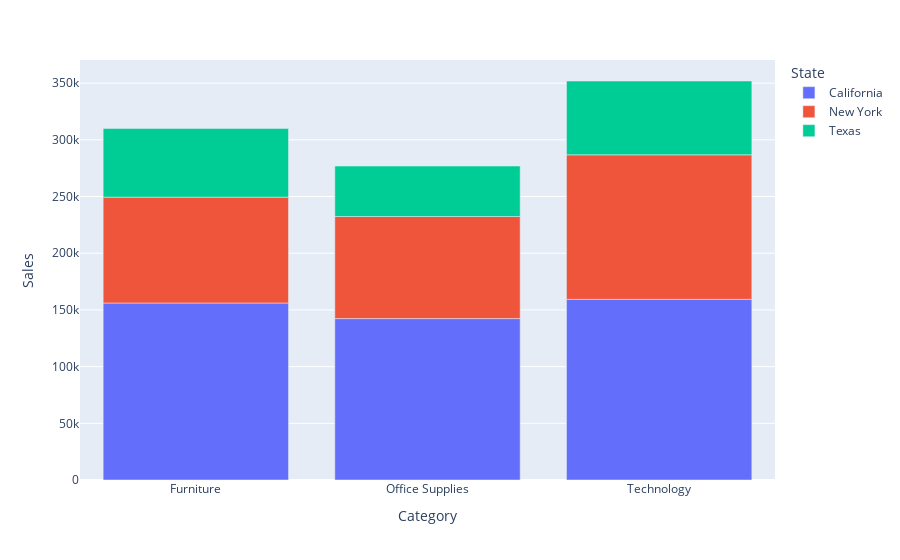

Here is the notebook cell this chart was saved with:
### Code cell


### Figure 1 — Plotly figure (JSON) as saved in the notebook; plotly's stock layout.template omitted (floating-point values rounded to 4 significant figures)
{"data": [{"alignmentgroup": "True", "hovertemplate": "State=California<br>Category=%{x}<br>Sales=%{y}<extra></extra>", "legendgroup": "California", "marker": {"color": "#636efa", "pattern": {"shape": ""}}, "name": "California", "offsetgroup": "California", "orientation": "v", "showlegend": true, "textposition": "auto", "type": "bar", "x": ["Furniture", "Office Supplies", "Technology"], "xaxis": "x", "y": [156100.0, 142400.0, 159300.0], "yaxis": "y"}, {"alignmentgroup": "True", "hovertemplate": "State=New York<br>Category=%{x}<br>Sales=%{y}<extra></extra>", "legendgroup": "New York", "marker": {"color": "#EF553B", "pattern": {"shape": ""}}, "name": "New York", "offsetgroup": "New York", "orientation": "v", "showlegend": true, "textposition": "auto", "type": "bar", "x": ["Furniture", "Office Supplies", "Technology"], "xaxis": "x", "y": [93370.0, 90020.0, 127500.0], "yaxis": "y"}, {"alignmentgroup": "True", "hovertemplate": "State=Texas<br>Category=%{x}<br>Sales=%{y}<extra></extra>", "legendgroup": "Texas", "marker": {"color": "#00cc96", "pattern": {"shape": ""}}, "name": "Texas", "offsetgroup": "Texas", "orientation": "v", "showlegend": true, "textposition": "auto", "type": "bar", "x": ["Furniture", "Office Supplies", "Technology"], "xaxis": "x", "y": [60590.0, 44490.0, 65100.0], "yaxis": "y"}], "layout": {"barmode": "relative", "legend": {"title": {"text": "State"}, "tracegroupgap": 0}, "margin": {"t": 60}, "xaxis": {"anchor": "y", "domain": [0, 1], "title": {"text": "Category"}}, "yaxis": {"anchor": "x", "domain": [0, 1], "title": {"text": "Sales"}}}}
